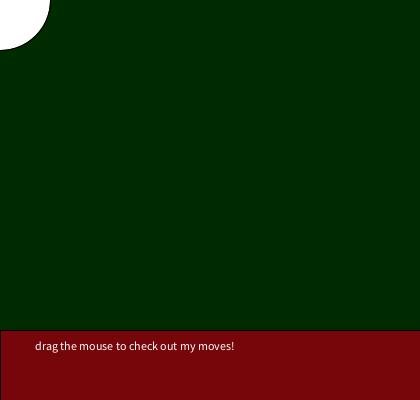
Frame 1 (no input)
Frame 60 (the mouse pressed at the canvas centre just before this capture): identical to frame 1, image omitted
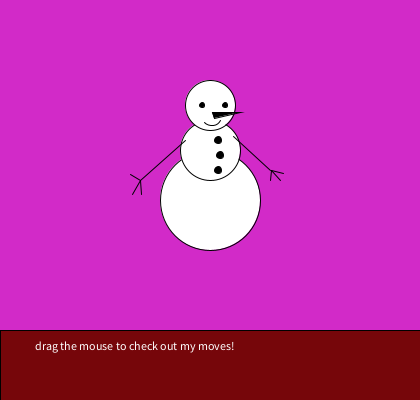
Frame 120 (the mouse held since frame 60 and released just before this capture)

The Processing sketch that drew these frames (run headless with seeded random() and noise(); from frame 60 on, the mouse is pressed at the canvas centre):

// Processing sketch: processing_37585
// ── processing_37585.pde


void setup () {
size(420, 400);
background(209, 42, 48);
smooth();
frameRate(30);
}

void draw() {
background(mouseX, 42, mouseY);
//ground

fill(118, 6, 10);
rect(0, 330, 420, 80);
fill(255);
text("drag the mouse to check out my moves!", 35, 350);


//lower belly
fill(255);
ellipseMode(CENTER);
ellipse(mouseX,mouseY,100,100);

//middle belly
ellipseMode(CENTER);
ellipse(mouseX, mouseY-50, 60, 60);

//face 
ellipseMode(CENTER);
ellipse(mouseX, mouseY-95, 50, 50);

//smile
noFill();
arc(mouseX+2, mouseY-84, 20, 20, 0.5, PI/1.3);

//left eye
ellipseMode(CENTER);
fill(0);
ellipse(pmouseX-8, pmouseY-95, 5, 5);

//right eye
ellipseMode(CENTER);
ellipse(pmouseX+15, pmouseY-95, 5, 5);

//nose
triangle(mouseX+2, mouseY-88, mouseX+4, mouseY-82, mouseX+30, mouseY-88);

//left hand points down
line( mouseX-70, mouseY-20, pmouseX-25, pmouseY-60);

//left fingers
line( mouseX-70, mouseY-20, pmouseX-80, pmouseY-26);
line( mouseX-70, mouseY-20, pmouseX-78, pmouseY-6);
line( mouseX-70, mouseY-20, pmouseX-69, pmouseY-6);

//right hand points down
line( mouseX+23, mouseY-64, pmouseX+60, pmouseY-30);

//right fingers
line (mouseX+61, mouseY-30, pmouseX+60, pmouseY-20);
line (mouseX+61, mouseY-30, pmouseX+70, pmouseY-20);
line (mouseX+61, mouseY-30, pmouseX+73, pmouseY-27);

//right hand up
//line(226, 240, 260, 200);

//left hand up
//line( 180, 245, 130, 200);

//belly dot high
fill(0);
ellipseMode(CENTER);
ellipse(mouseX+8, mouseY-60, 7, 7);

//belly dot middle
fill(0);
ellipseMode(CENTER);
ellipse(mouseX+10, mouseY-45, 7, 7);

//belly dot low
fill(0);
ellipseMode(CENTER);
ellipse(mouseX+8, mouseY-30, 7, 7);

//ground
//line(0, 330, 161, 330);

}
